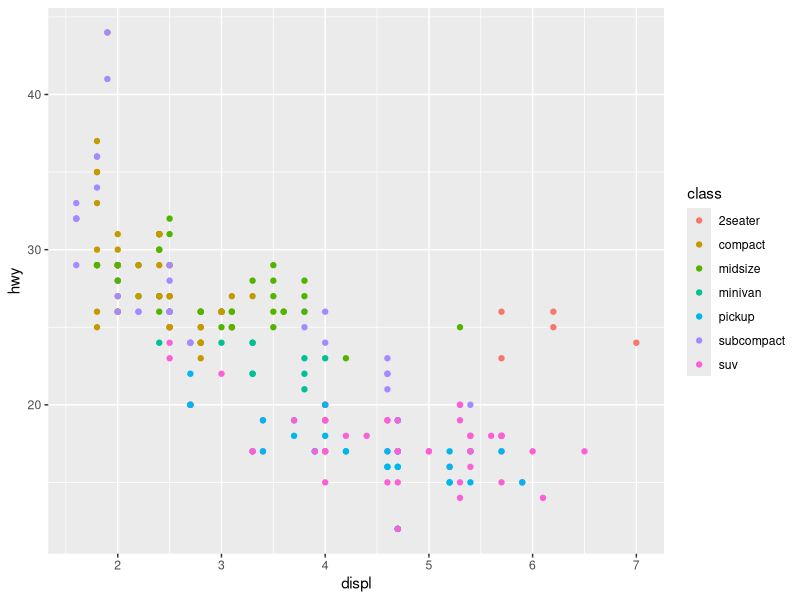
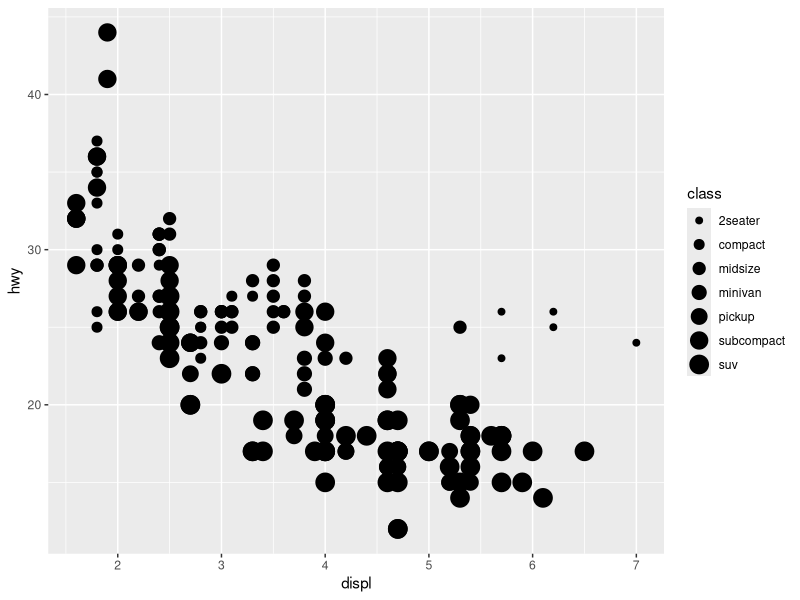
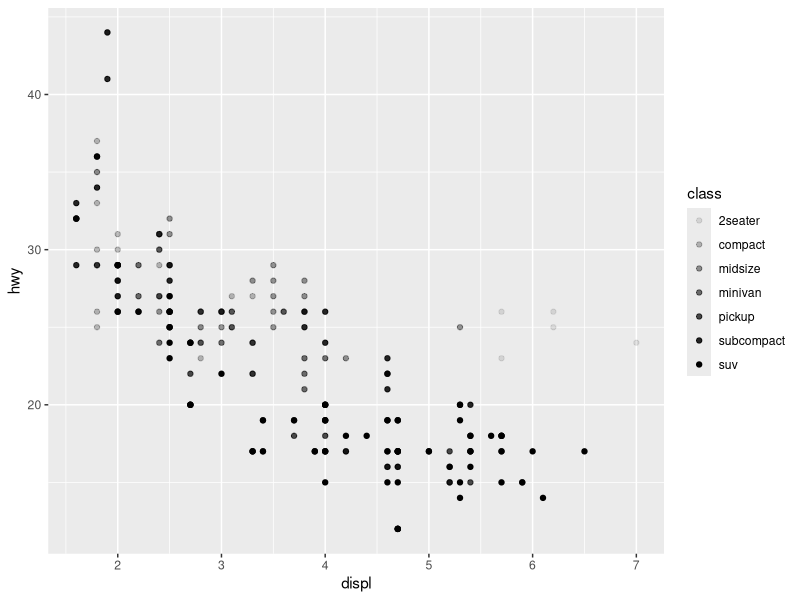
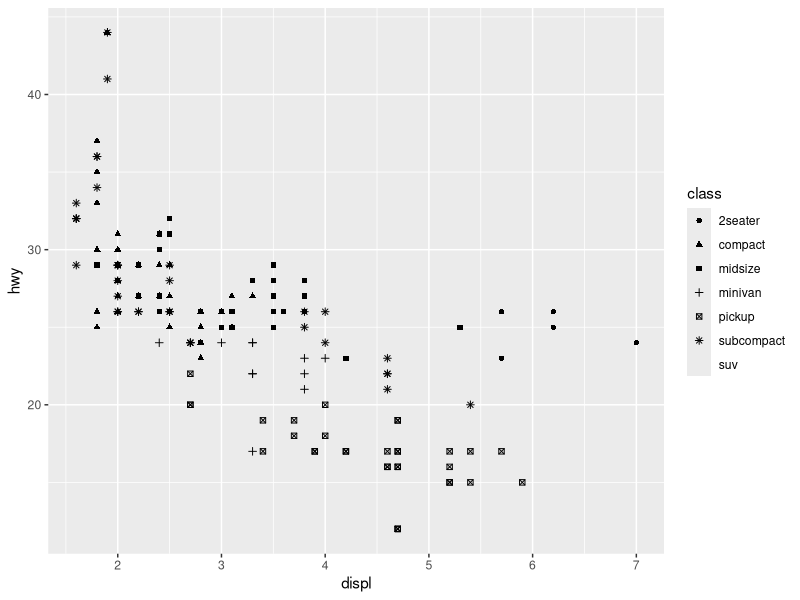
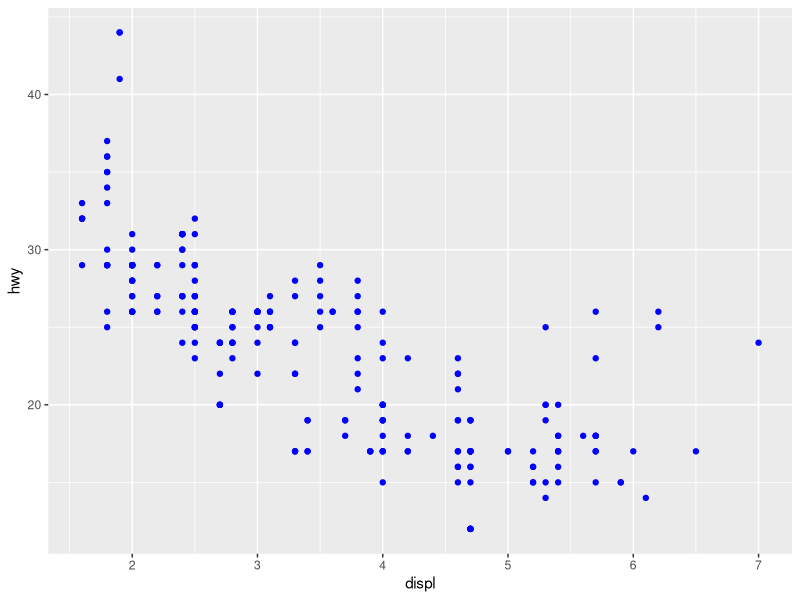
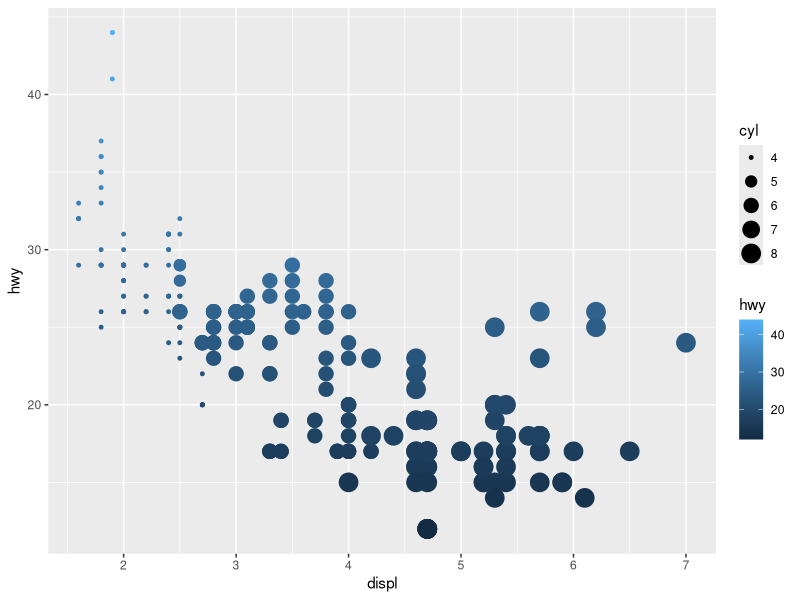
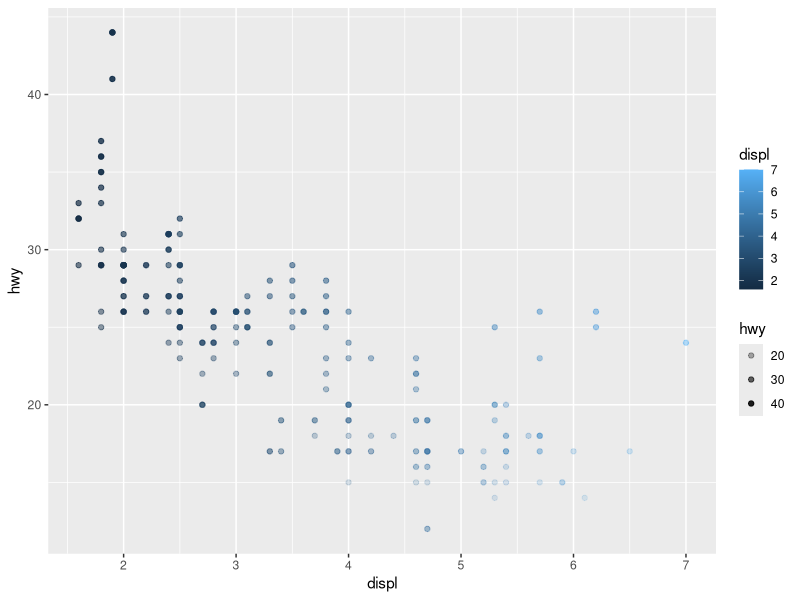
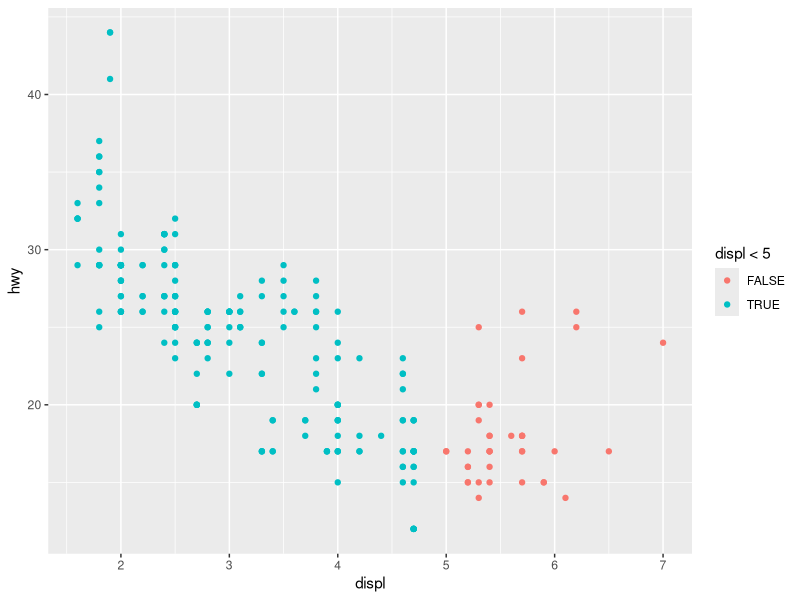

Recreate these plots in R, in order. (Note: this script raises an error after producing the figures.)
# http://r4ds.had.co.nz/data-visualisation.html#aesthetic-mappings

library(tidyverse)

ggplot(data = mpg) +
  geom_point(mapping = aes(x = displ, y = hwy, color = class))

ggplot(data = mpg) +
  geom_point(mapping = aes(x = displ, y = hwy, size = class)) # not advised

ggplot(data = mpg) +
  geom_point(mapping = aes(x = displ, y = hwy, alpha = class))

ggplot(data = mpg) +
  geom_point(mapping = aes(x = displ, y = hwy, shape = class)) # not advised

ggplot(data = mpg) +
  geom_point(mapping = aes(x = displ, y = hwy), color = "blue")

# Exercises
# 3.3.1.1
# The manual color aesthetic should be outside aes()

# 3.3.1.2
?mpg
mpg
# Categorical variables: manufacturer, model, trans, drv, fl, and class
# Continuous variables: displ, year, cyl, cty, and hwy

# 3.3.1.3
ggplot(mpg) +
  geom_point(aes(x = displ, y = hwy, color = hwy, size = cyl))
  # continuous variables get a continuous scale of color or size, doesn't work 
  # with shape

# 3.3.1.4
ggplot(mpg) +
  geom_point(aes(x = displ, y = hwy, color = displ, alpha = hwy)) 
  # produces redundant visuals

# 3.3.1.5
# `stroke` controls the size of the outline for some shapes

# 3.3.1.6
ggplot(mpg) +
  geom_point(aes(x = displ, y = hwy, color = displ < 5)) # the expression tells
  # ggplot how to symbolize the aesthetic, less than 5 are blue

--------------------------------------------------------------------------------
  
# http://r4ds.had.co.nz/data-visualisation.html#facets
  
library(tidyverse)

ggplot(data = mpg) +
  geom_point(mapping = aes(x = displ, y = hwy)) +
  facet_wrap(~ class, nrow = 2)

ggplot(data = mpg) +
  geom_point(mapping = aes(x = displ, y = hwy)) +
  facet_grid(drv ~ cyl)

ggplot(data = mpg) +
  geom_point(mapping = aes(x = displ, y = hwy)) +
  facet_grid(. ~ cyl)

# Exercises
# 3.5.1.1
ggplot(mpg) +
  geom_point(aes(displ, hwy)) +
  facet_grid(. ~ cty) # when you facet on a continuous variable it creates a
  # facet for each of the unique values

# 3.5.1.2
ggplot(data = mpg) + 
  geom_point(mapping = aes(x = drv, y = cyl))
  # the missing cells represent combinations that aren't present in the data

# 3.5.1.3
ggplot(data = mpg) + 
  geom_point(mapping = aes(x = displ, y = hwy)) +
  facet_grid(drv ~ .) # facet rows only

ggplot(data = mpg) + 
  geom_point(mapping = aes(x = displ, y = hwy)) +
  facet_grid(. ~ cyl) # facet columns only

# 3.5.1.4
ggplot(data = mpg) + 
  geom_point(mapping = aes(x = displ, y = hwy)) + 
  facet_wrap(~ class, nrow = 2)
  # advantage are that is faster to understand the mpg of 2seaters
  # disadvantage is that comparison is slightly more difficult than a color aes

# 3.5.1.5
?facet_wrap
  # `nrow` and `ncol` control the number of rows and columns 
  # facet_grid() doesn't need nrow or ncol because the number of cells is
  # determined by the data

# 3.5.1.6
  # there is typically more room for columns